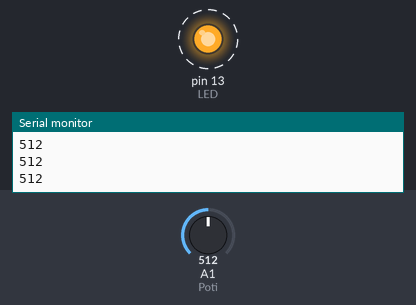
This sketch was run on a simulated Arduino Uno, built with avr-gcc and run on an emulated ATmega328P. Shown: output pins drawn as LEDs (lit = HIGH), the last lines printed to the serial monitor. Dashed ring = blinking. Inputs (shaded band) come from the test bench; at power-on: A1 (Poti) = 512.

Above: at 1.2 s.
1.3 s: A1 (Poti) set to 1010
At 2.0 s:
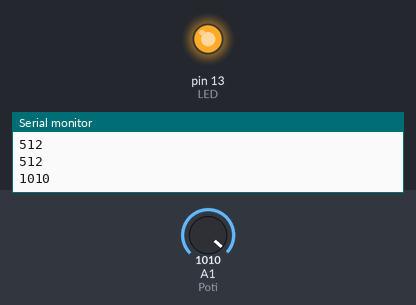
2.8 s: A1 (Poti) set to 990
At 3.15 s:
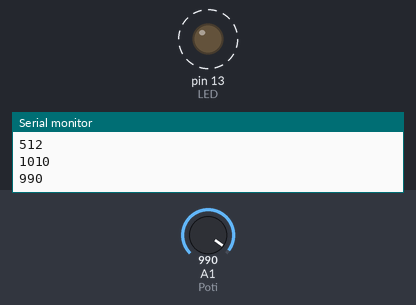
Timing chart, 0 to 11.8 s (numbered marks = the images above; inputs shaded):
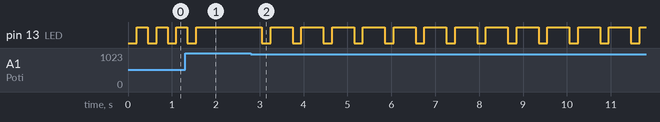

The sketch:

S12_A2_Schaltung.ino
```cpp
/*
 * Arduino als Messgerät
 * Michael Flach
 * 08.10.21
 */

int Poti = 1;
int Helligkeit;
int LED = 13;

void setup() {
  Serial.begin(9600);
  pinMode(LED, OUTPUT);
}

void loop() {
  Helligkeit = analogRead(Poti);
  Serial.println(Helligkeit);
  delay(200);
  if(Helligkeit>1000){
    digitalWrite(LED, HIGH);
    delay(1000);
    digitalWrite(LED, LOW);
  } if(Helligkeit>600) {
    digitalWrite(LED, HIGH);
    delay(500);
    digitalWrite(LED, LOW);
  } else {
    digitalWrite(LED, HIGH);
    delay(250);
    digitalWrite(LED, LOW);
  }
}
```

Measured:
- after the input at 1.3 s, pin 13 (LED): goes on until 1.6 s, then stays HIGH
- after the input at 2.8 s, pin 13 (LED): alternates HIGH for 0.50 s and LOW for 0.20 s, starting after 0.95 s
- by itself, pin 13 (LED): alternates HIGH for 0.25 s and LOW for 0.20 s
